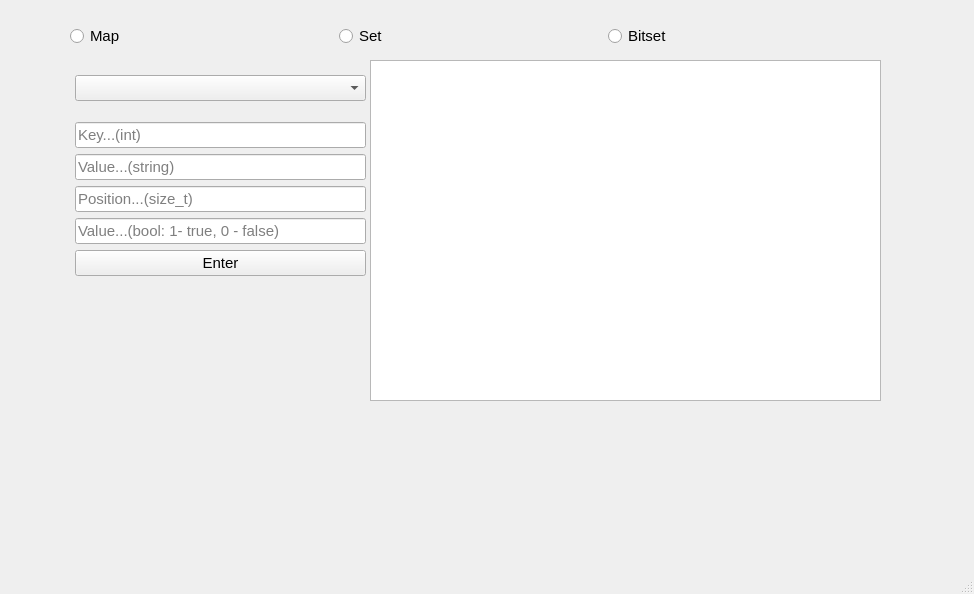
<?xml version="1.0" encoding="UTF-8"?>
<ui version="4.0">
 <class>MainWindow</class>
 <widget class="QMainWindow" name="MainWindow">
  <property name="geometry">
   <rect>
    <x>0</x>
    <y>0</y>
    <width>974</width>
    <height>594</height>
   </rect>
  </property>
  <property name="windowTitle">
   <string>MainWindow</string>
  </property>
  <widget class="QWidget" name="centralwidget">
   <widget class="QWidget" name="layoutWidget">
    <property name="geometry">
     <rect>
      <x>70</x>
      <y>20</y>
      <width>801</width>
      <height>32</height>
     </rect>
    </property>
    <property name="font">
     <font>
      <pointsize>11</pointsize>
     </font>
    </property>
    <layout class="QHBoxLayout" name="horizontalLayout">
     <item>
      <widget class="QRadioButton" name="mapButton">
       <property name="font">
        <font>
         <pointsize>11</pointsize>
        </font>
       </property>
       <property name="text">
        <string>Map</string>
       </property>
      </widget>
     </item>
     <item>
      <widget class="QRadioButton" name="setButton">
       <property name="font">
        <font>
         <pointsize>11</pointsize>
        </font>
       </property>
       <property name="text">
        <string>Set</string>
       </property>
      </widget>
     </item>
     <item>
      <widget class="QRadioButton" name="bitsetButton">
       <property name="font">
        <font>
         <pointsize>11</pointsize>
        </font>
       </property>
       <property name="text">
        <string>Bitset</string>
       </property>
      </widget>
     </item>
    </layout>
   </widget>
   <widget class="QTextBrowser" name="textBrowser">
    <property name="geometry">
     <rect>
      <x>370</x>
      <y>60</y>
      <width>511</width>
      <height>341</height>
     </rect>
    </property>
    <property name="font">
     <font>
      <pointsize>11</pointsize>
     </font>
    </property>
   </widget>
   <widget class="QWidget" name="layoutWidget">
    <property name="geometry">
     <rect>
      <x>75</x>
      <y>60</y>
      <width>291</width>
      <height>232</height>
     </rect>
    </property>
    <layout class="QVBoxLayout" name="verticalLayout_2">
     <item>
      <widget class="QComboBox" name="comboBox">
       <property name="font">
        <font>
         <pointsize>11</pointsize>
        </font>
       </property>
      </widget>
     </item>
     <item>
      <layout class="QVBoxLayout" name="verticalLayout">
       <item>
        <widget class="QLineEdit" name="keyEdit">
         <property name="font">
          <font>
           <pointsize>11</pointsize>
          </font>
         </property>
         <property name="maxLength">
          <number>9</number>
         </property>
         <property name="placeholderText">
          <string>Key...(int)</string>
         </property>
        </widget>
       </item>
       <item>
        <widget class="QLineEdit" name="valueEdit">
         <property name="font">
          <font>
           <pointsize>11</pointsize>
          </font>
         </property>
         <property name="maxLength">
          <number>20</number>
         </property>
         <property name="placeholderText">
          <string>Value...(string)</string>
         </property>
        </widget>
       </item>
       <item>
        <widget class="QLineEdit" name="positionEdit">
         <property name="font">
          <font>
           <pointsize>11</pointsize>
          </font>
         </property>
         <property name="maxLength">
          <number>9</number>
         </property>
         <property name="placeholderText">
          <string>Position...(size_t)</string>
         </property>
        </widget>
       </item>
       <item>
        <widget class="QLineEdit" name="valueBoolEdit">
         <property name="font">
          <font>
           <pointsize>11</pointsize>
          </font>
         </property>
         <property name="maxLength">
          <number>1</number>
         </property>
         <property name="placeholderText">
          <string>Value...(bool: 1- true, 0 - false)</string>
         </property>
        </widget>
       </item>
       <item>
        <widget class="QPushButton" name="enterButton">
         <property name="font">
          <font>
           <pointsize>11</pointsize>
          </font>
         </property>
         <property name="text">
          <string>Enter</string>
         </property>
        </widget>
       </item>
      </layout>
     </item>
    </layout>
   </widget>
  </widget>
  <widget class="QMenuBar" name="menubar">
   <property name="geometry">
    <rect>
     <x>0</x>
     <y>0</y>
     <width>974</width>
     <height>25</height>
    </rect>
   </property>
  </widget>
  <widget class="QStatusBar" name="statusbar"/>
 </widget>
 <resources/>
 <connections/>
</ui>
